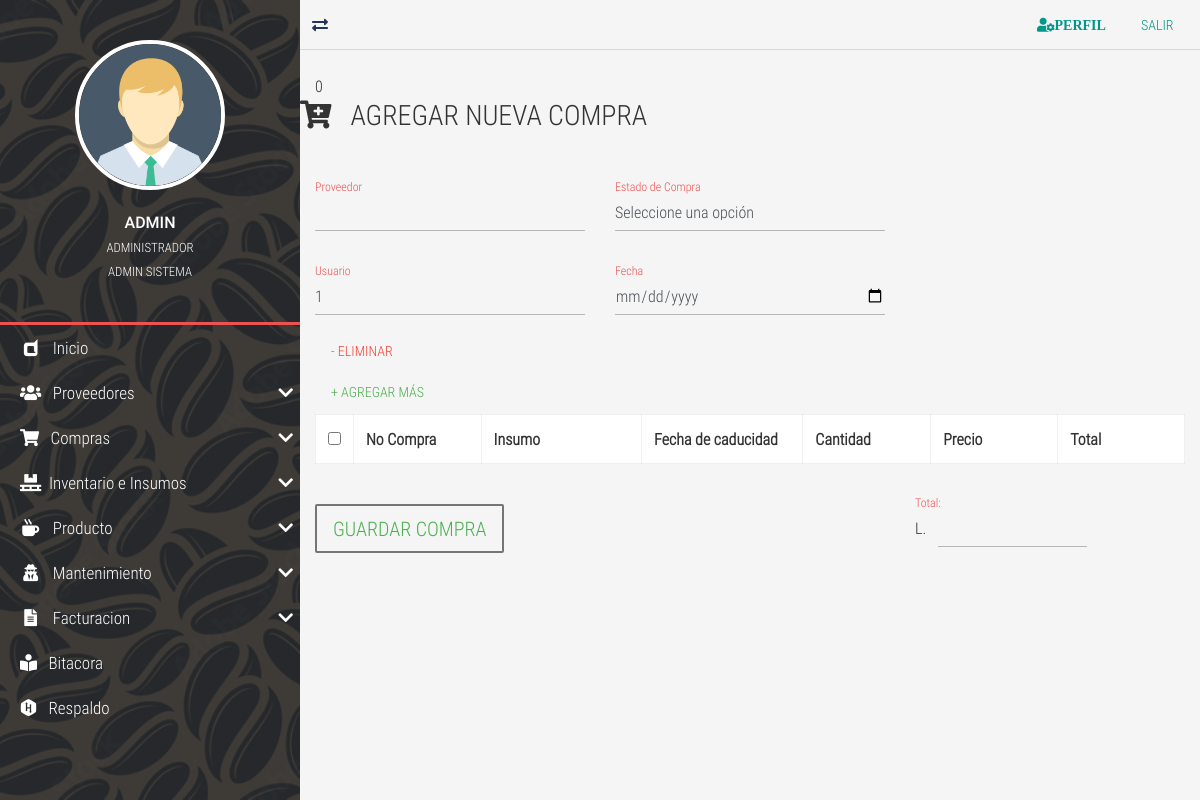
Page /compra-update/6 (signed in) on the earlier database version.
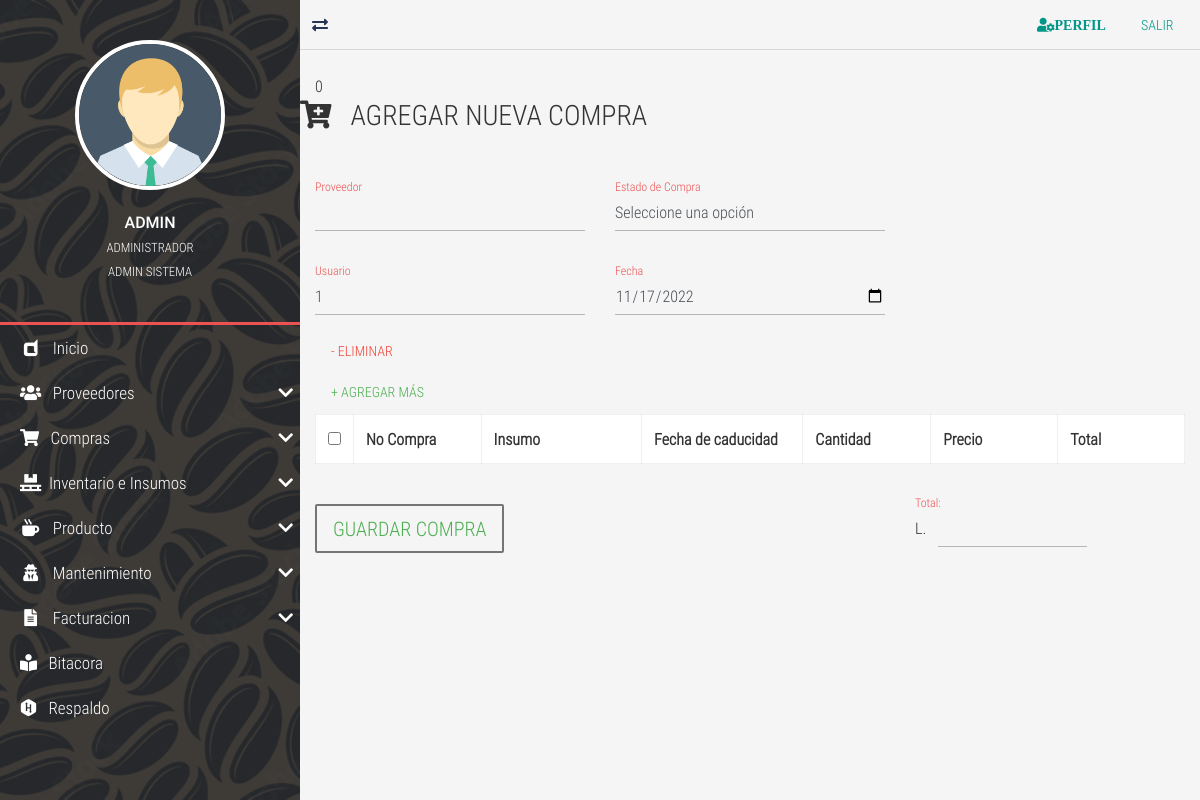
Same page on the later database version.
### tables this page shows
CREATE TABLE `TBL_compras` (
  `id_compra` int NOT NULL AUTO_INCREMENT,
  `id_proveedor` int DEFAULT NULL,
  `id_usuario` int DEFAULT NULL,
  `id_estado_compra` int DEFAULT NULL,
  `fech_compra` date DEFAULT NULL,
  `total_compra` decimal(10,2) DEFAULT NULL,
  PRIMARY KEY (`id_compra`),
  KEY `FK_compra_proveedor_idx` (`id_proveedor`),
  KEY `FK_compra_usu_idx` (`id_usuario`),
  KEY `FK_estado_compra_idx` (`id_estado_compra`),
  CONSTRAINT `FK_TBL_compras_TBL_estado_compras` FOREIGN KEY (`id_estado_compra`) REFERENCES `TBL_estado_compras` (`id_estado_compra`),
  CONSTRAINT `FK_TBL_compras_TBL_Proveedores` FOREIGN KEY (`id_proveedor`) REFERENCES `TBL_Proveedores` (`id_Proveedores`),
  CONSTRAINT `FK_TBL_compras_TBL_usuarios` FOREIGN KEY (`id_usuario`) REFERENCES `TBL_usuarios` (`id_usuario`)
);

### controladores/vistasControlador.php (called while the page is built, shortened)
<?php
	class vistasControlador extends vistasModelo{
		public function obtener_plantilla_controlador(){
			return require_once "./vistas/plantilla.php";
		}
	}

### index.php (called while the page is built, shortened)
<?php
	require_once "./controladores/vistasControlador.php";
	$plantilla = new vistasControlador();
	$plantilla->obtener_plantilla_controlador();

### vistas/contenidos/compra-update-view.php (the view, shortened to what this page needs)
<?php
	include ("./cone.php");
?>
<br>
<div class="container content-invoice">
			<?php
					$host= $_SERVER["HTTP_HOST"];
					$url= $_SERVER["REQUEST_URI"];
					$url_completa="http://" . $host . $url;
					$id_editar = explode('/',$url_completa)[5];
					$query="SELECT * FROM TBL_compras where id_compra='$id_editar'";
					$resultado=mysqli_query($conexion,$query);
					if($resultado -> num_rows >0){
					while($fila=mysqli_fetch_array($resultado)){
							$idUsuario=$fila['id_usuario'];
							$Fecha=$fila['fech_compra'];
						}
					}
					$queryRegistrosDetalle="SELECT COUNT(*) as contador FROM TBL_detalle_compra
					where id_compra='$id_editar'";
					$resultadoDetalle=mysqli_query($conexion,$queryRegistrosDetalle);
					if($resultadoDetalle -> num_rows >0){
					while($filaDetalle=mysqli_fetch_array($resultadoDetalle)){
							$valor=$filaDetalle['contador'];
						}
					}
					echo $valor;
			?>
	<form action="" id="invoice-form" method="post" class="invoice-form" role="form" novalidate="">
		<div class="load-animate animated fadeInUp">
			<div class="row">
			<h3 class="text-left">
       			 <i class="fas fa-cart-plus"></i> &nbsp; AGREGAR NUEVA COMPRA
    		</h3>
			</div>
			<br>
			<div class="row">
				<div class="col-xs-12 col-sm-4 col-md-4 col-lg-4">
					<div class="form-group">
						<label class="color-label">Proveedor</label>
						<select class="form-control" name="proveedor_compra" id="proveedor_compra" required>
						<option value="<?php echo $idInsumo; ?>" selected="" disabled=""></option>
							<?php
							$SQL="SELECT * FROM TBL_Proveedores";
								$dato = mysqli_query($conexion, $SQL);
								if($dato -> num_rows >0){
									while($fila=mysqli_fetch_array($dato)){
										echo '<option value='.$fila['id_Proveedores'].'>'.$fila['nom_proveedor'].'</option>';
										}
									}
								?>
						</select>
					</div>
					<div class="form-group">
						<label class="color-label">Usuario</label>
						<input type="text" class="form-control" name="usuario_compra" id="cliente_apellido" maxlength="40"
						value="<?php echo $idUsuario; ?>" style="text-transform:uppercase;">
					</div>
				</div>
				<div class="col-xs-12 col-sm-4 col-md-4 col-lg-4 pull-right">
					<div class="form-group">
						<label class="color-label">Estado de Compra</label>
						<select class="form-control" name="estado_compra" id="estado_compra" required>
						<option value="" selected="" disabled="">Seleccione una opción</option>
						</select>
					</div>
					<div class="form-group">
						<label class="color-label">Fecha</label>
						<input type="date" class="form-control" name="fecha_compra" id="fecha_compra" value="<?php echo $Fecha;?>" >
					</div>
				</div>
			</div>
			<div class="row">
				<div class="col-xs-12 col-sm-3 col-md-3 col-lg-3">
					<button class="btn btn-danger delete" id="removeRows" type="button">- Eliminar</button>
					<button class="btn btn-success" id="addRows" type="button">+ Agregar Más</button>
				</div>
			</div>
			<div class="row">
				<div class="col-xs-12 col-sm-12 col-md-12 col-lg-12">
					<table class="table table-bordered table-hover" id="invoiceItem">
						<tr>
							<th width="2%"><input id="checkAll" class="formcontrol" type="checkbox"></th>
							<th width="15%">No Compra</th>
							<th width="19%">Insumo</th>
							<th width="19%">Fecha de caducidad</th>
							<th width="15%">Cantidad</th>
							<th width="15%">Precio</th>
							<th width="15%">Total</th>
						</tr>
					</table>
				</div>
			</div>
			<div class="row">
				<div class="col-xs-12 col-sm-8 col-md-8 col-lg-8">
					<br>
					<div class="form-group">
						<input data-loading-text="Guardando factura..." type="submit" name="invoice_btn" value="Guardar Compra"
						class="btn btn-success submit_btn invoice-save-btm" style="font-size:20px; border: 2px solid #777574;">
					</div>
				</div>
				<div class="col-xs-12 col-sm-4 col-md-4 col-lg-4">
					<span class="form-inline">
						<div class="form-group">
							<label class="color-label">Total: &nbsp;</label>
							<div class="input-group">
								<div class="input-group-addon currency">L.</div>
								<input value="" type="number" class="form-control" name="subTotal" id="subTotal">
							</div>
					</span>
				</div>
			</div>
		</div>
	</form>
</div>

Differences in the rows shown:
changed tbl_compras: fecha_compra (not shown) → "11/17/2022"
